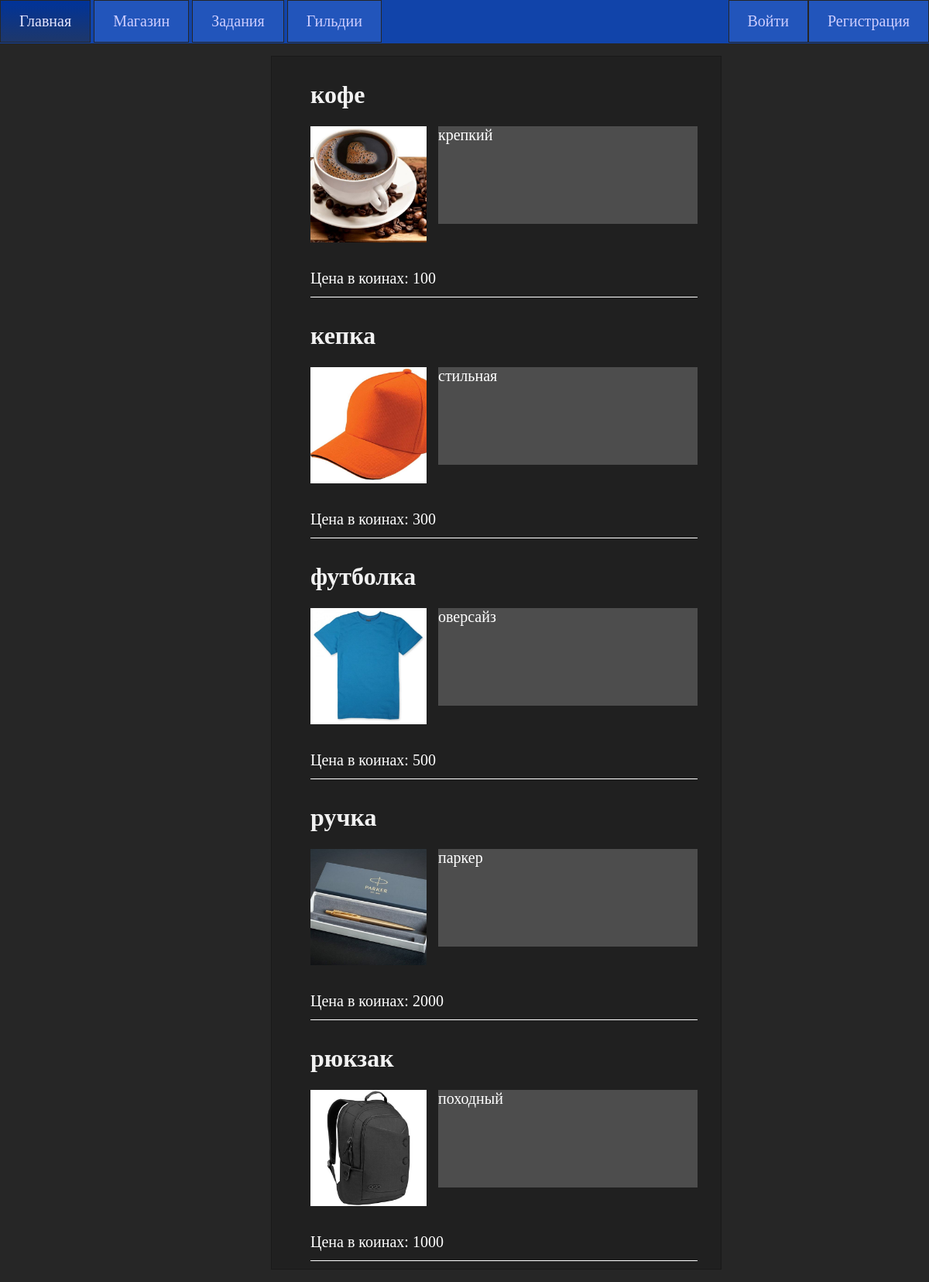
/goods/, run on an earlier commit of the app's database.
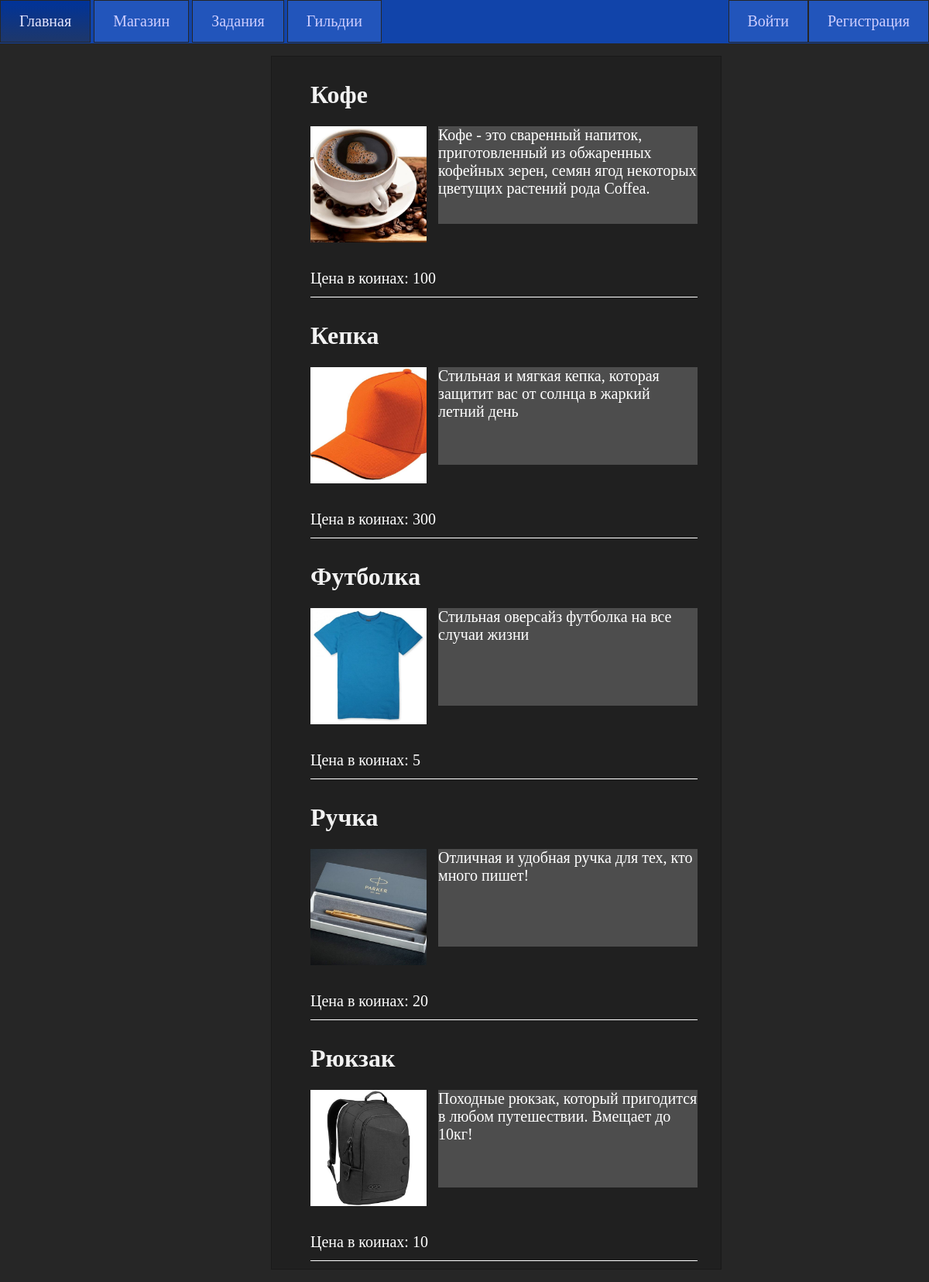
And on a later commit of the database.
### vtb/models.py (models this page shows, shortened)
class Goods(models.Model):
    name = models.CharField(max_length=64)
    description = models.CharField(max_length=255)
    price = models.IntegerField()
    category = models.ForeignKey('Categories', on_delete=models.PROTECT, null=True)
    photo = models.ImageField(upload_to="photos/%Y/%m/%d/", null=True)
    class Meta:
        verbose_name = 'Товары'
        verbose_name_plural = 'Товары'

### vtb/views.py (the view)
# urls.py: path('goods/', Store.as_view(), name='goods'),
class Store(ListView):
    model = Goods
    template_name = 'vtb/store.html'
    context_object_name = 'goods'
    def get_context_data(self, *, object_list=None, **kwargs):
        context = super().get_context_data(**kwargs)
        context['menu'] = menu
        context['filter'] = Categories.objects.all()
        return context

### vtb/templates/vtb/store.html
{% extends 'vtb/base.html' %}\
{% block content %}
<ul class="store">
    {% for g in goods %}
        <li class="store">
            <h1>{{g.name}}</h1>
            {% if g.photo %}
            <p><img src="{{g.photo.url}}"></p>
            {% endif %}
            <p class="description">{{g.description}}</p>
            <div class="price">
            <p class="price">Цена в коинах: {{g.price}}  {% if request.user.is_authenticated %}  <a href="{% url 'buying_coins' g.id user.id %}">Купить за коины</a>  {% endif %}  </p>
            </div>
        </li>
    {% endfor %}
</ul>
{% endblock %}

### vtb/templates/vtb/base.html (shortened to what this page needs)
{% load static %}
<!DOCTYPE html>
<html lang="en">
<head>
<link type="text/css" href="{% static 'vtb/css/style.css' %}" rel="stylesheet" />
</head>
<body>
{% block mainmenu %}
<div class="article">
<ul class="menu">
{% for m in menu %}
<li class="menu" onmouseenter="ChangeFont('menu--{{ m.url }}', '#e7e7ff')" onmouseleave="ChangeFont('menu--{{ m.url }}','#ceceff')">
<a class="menu menu--{{m.url}}" href="{% url m.url %}"> {{m.title}} </a>
</li>
{% endfor %}
{% if not request.user.is_authenticated%}
<li class="profile_menu" onmouseenter="ChangeFont('profile_menu--registration', '#e7e7ff')" onmouseleave="ChangeFont('profile_menu--registration','#ceceff')"><a class="profile_menu profile_menu--registration" href="{% url 'registration' %}">Регистрация</a></li>
<li class="profile_menu" onmouseenter="ChangeFont('profile_menu--login', '#e7e7ff')" onmouseleave="ChangeFont('profile_menu--login','#ceceff')"><a class="profile_menu profile_menu--login" href="{% url 'login' %}">Войти</a></li>
{% endif %}
</ul>
</div>
{% endblock %}
{% block content %}
{% endblock %}
</body>
</html>

### vtb/static/vtb/css/style.css (style rules this page uses)
* { font-family: Calibri; }
body { margin: 0px; background: no-repeat; background-color: #262626; }
p { font-family: Calibri; font-size: 20px; color: white; }
h1,h2,h3 { color: #f2f2f2; }
a { font-family: "Calibri"; text-decoration: none; color: white; }
ul { list-style: none; }
ul.menu { background-color: #1144AA; background-position-y: -80px; padding: 0px 0px 20px 0px; margin: 0px; height: 36px; overflow: hidden; }
li.menu { display: inline-block; margin: 0px 0px 0px 0px; padding: 15px 2% 15px 2%; background-color: #2255BB; font-size: 20px; border: 1px solid #262626; transition: 0.3s; }
li.profile_menu { float: right; margin: 0px 0px 0px 0px; padding: 15px 2% 15px 2%; background-color: #2255BB; font-size: 20px; border: 1px solid #262626; }
li.menu a { color: #ceceff; }
li.profile_menu a { color: #ceceff; }
.store { position: center; }
ul.store { background-color: #202020; border: 1px solid #191919; position: relative; width: 45%; height: 20%; float: left; margin-left: 350px; }
ul li.store { position: relative; padding-bottom: 0px; border-bottom: 1px solid white; margin: 10px; overflow: hidden; width: 500px; height: 300px; }
img { float: left; size: 20px; hight: 150px; width: 150px; padding-right: 10px; }
p.price { clear: both; margin-top: 35px; }
p.description { background-color: #4d4d4d; float: left; margin-top: 0px; margin-left: 5px; width: 67%; height: 42%; }
div.price { float: left; clear:both; }

What changed in the data, as far as the page shows it:
changed Goods: name "кофе" → "Кофе"; description "крепкий" → "Кофе - это сваренный напиток, приготовленный из обжаренных кофейных зерен, семян ягод некоторых цветущих растений рода Coffea."
changed Goods: name "кепка" → "Кепка"; description "стильная" → "Стильная и мягкая кепка, которая защитит вас от солнца в жаркий летний день"
changed Goods: name "футболка" → "Футболка"; description "оверсайз" → "Стильная оверсайз футболка на все случаи жизни"; price "500" → "5"
changed Goods: name "ручка" → "Ручка"; description "паркер" → "Отличная и удобная ручка для тех, кто много пишет!"; price "2000" → "20"
changed Goods: name "рюкзак" → "Рюкзак"; description "походный" → "Походные рюкзак, который пригодится в любом путешествии. Вмещает до 10кг!"; price "1000" → "10"
